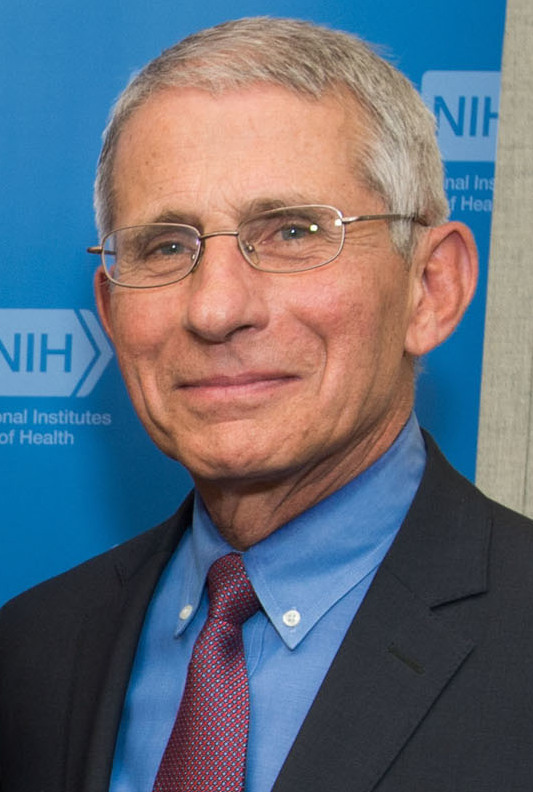
#> input picture demoImages/known/Anthony Fauci.jpg, 533 x 792 px
$ python warm_up_01.py
#> lines starting #> are read from the running program, lines starting #| are printed output that depends on the picture
import cv2
import numpy as np
from os.path import join

antony_img = cv2.imread(join('demoImages', 'known', 'Anthony Fauci.jpg'))
#> antony_img is the input picture: shape (792, 533, 3); mean B, G, R 120.7, 107.3, 99.5
bill_img = cv2.imread(join('demoImages', 'known', 'Bill Barr.jpg'))
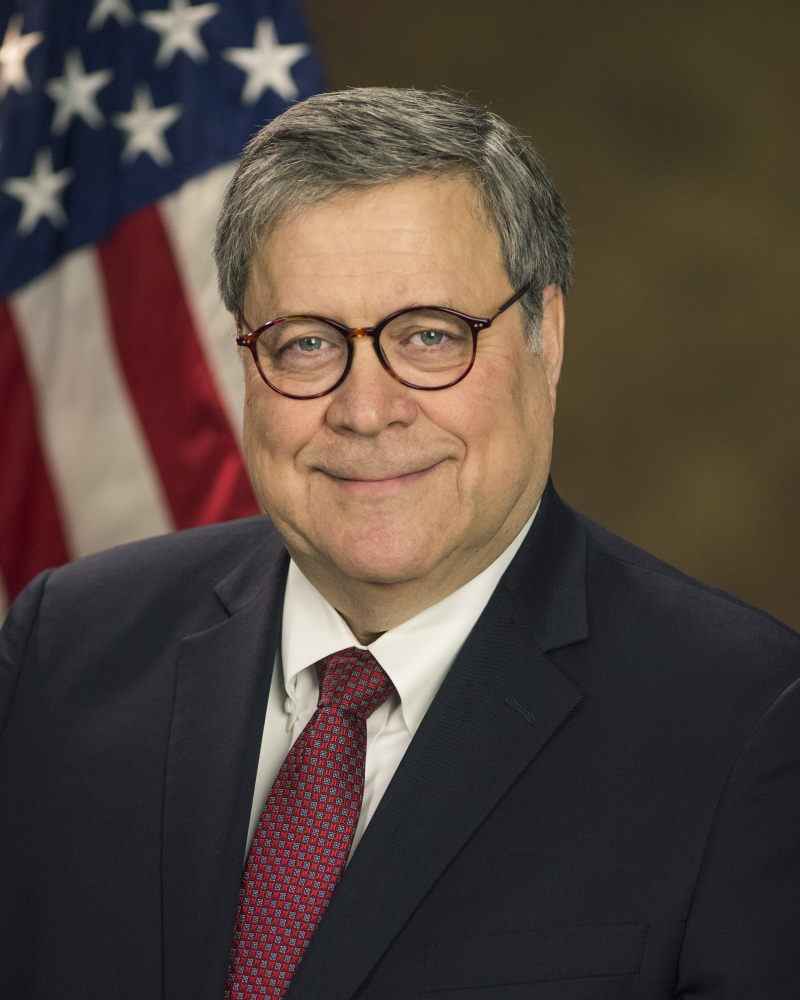
#> input picture demoImages/known/Bill Barr.jpg, 3200 x 4000 px (shown at 1/4 size)
#> bill_img is the input picture: shape (4000, 3200, 3); mean B, G, R 61.7, 69.2, 82.5

antony_img = cv2.resize(antony_img, (300, 300))
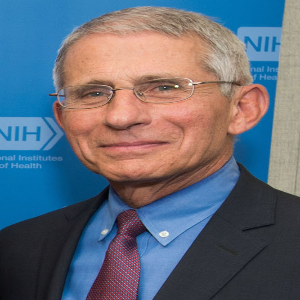
#> antony_img: shape (300, 300, 3); mean B, G, R 120.5, 107.2, 99.4
bill_img = cv2.resize(bill_img, (300, 300))
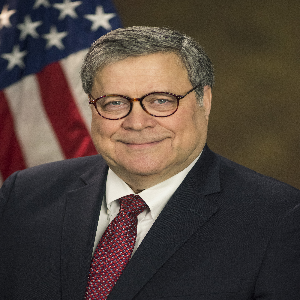
#> bill_img: shape (300, 300, 3); mean B, G, R 61.6, 69.1, 82.4

compound_img = np.concatenate((antony_img, bill_img), axis=1)
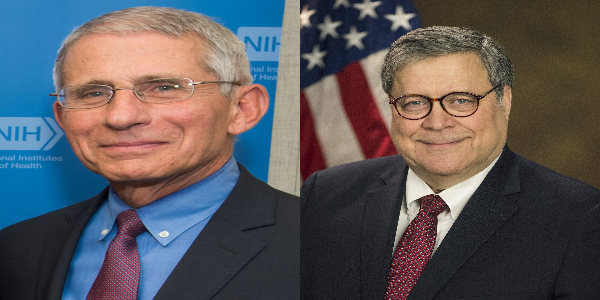
#> compound_img: shape (300, 600, 3); mean B, G, R 91.1, 88.2, 90.9
compound_img_gray = cv2.cvtColor(compound_img, cv2.COLOR_BGR2GRAY)
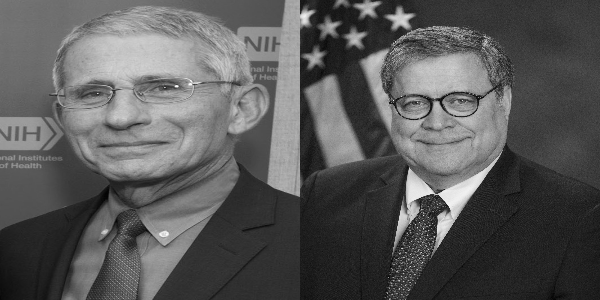
#> compound_img_gray: shape (300, 600); min 3, max 253, mean 89.3

compound_img_color = cv2.cvtColor(compound_img_gray, cv2.COLOR_GRAY2BGR)


final_res = np.concatenate((compound_img, compound_img_color), axis=0)
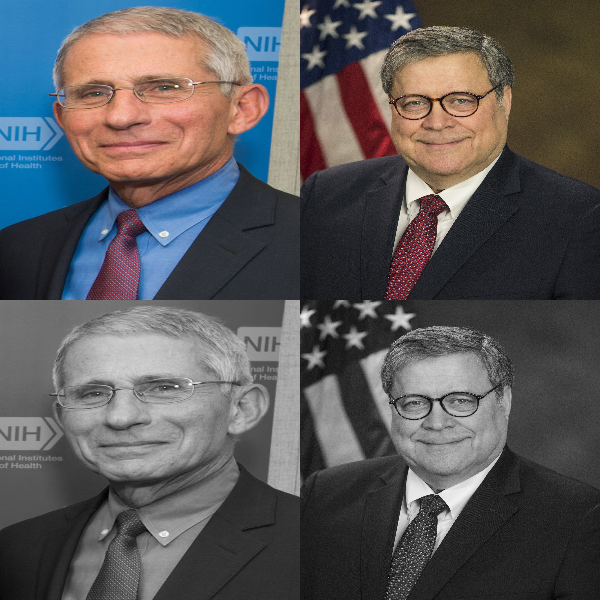
#> final_res: shape (600, 600, 3); mean B, G, R 90.2, 88.7, 90.1

cv2.imshow('Final Output', final_res)
cv2.waitKey()
cv2.destroyAllWindows()
